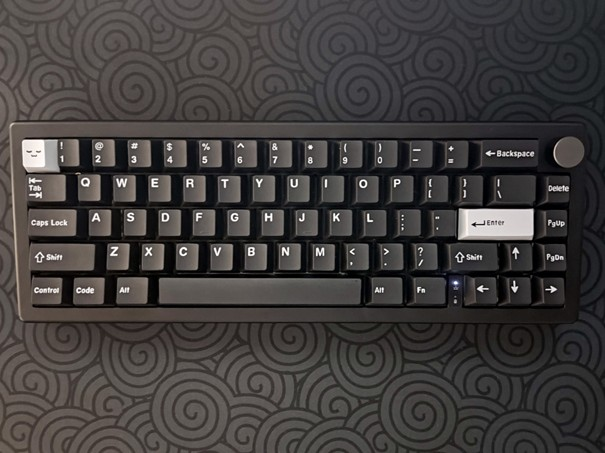
#> input picture data/00_input.png, 605 x 453 px; its folder holds only this picture in this run
$ python trie.py
#> lines starting #> are read from the running program, lines starting #| are printed output that depends on the picture; after the words box and inside, x2 and y2 are one past the last pixel; in counts of white or black regions, pixels touching at a corner belong together
#> in detect_layout_from_image, img is the input picture: shape (453, 605, 3); mean B, G, R 61.1, 61.9, 65.2
### code/utils.py
import cv2
import numpy as np
import matplotlib.pyplot as plt


def upscale_image(img, scale=2, interpolation=cv2.INTER_CUBIC):
    """
    Upscales an image by a given factor safely.

    Parameters:
        img (numpy.ndarray): Input image.
        scale (float): Upscaling factor.
        interpolation (int): Interpolation method.

    Returns:
        numpy.ndarray: Upscaled image.
    """
#> called with scale = 2, interpolation = 2
    height, width = img.shape[:2]
#> height = 453; width = 605

    # Compute new size
    new_width = int(width * scale)
#> new_width = 1210
    new_height = int(height * scale)
#> new_height = 906

    # Ensure we don't exceed OpenCV's limit
    SHRT_MAX = 30000
    new_width = min(new_width, SHRT_MAX - 1)
    new_height = min(new_height, SHRT_MAX - 1)

    new_size = (new_width, new_height)
#> new_size = (1210, 906)

    upscaled = cv2.resize(img, new_size, interpolation=interpolation)
    return upscaled

def increase_contrast(img, clip_limit=1.0, tile_grid_size=(5, 5)):
    """
    Increases the contrast of an image using CLAHE (adaptive histogram equalization).

    Parameters:
        img (numpy.ndarray): Input image (BGR or grayscale).
        clip_limit (float): Threshold for contrast limiting.
        tile_grid_size (tuple): Size of the grid for the histogram equalization.

    Returns:
        numpy.ndarray: Image with enhanced contrast.
    """
#> called with clip_limit = 1, tile_grid_size = (5, 5)
    # Convert to grayscale if image is BGR
    if len(img.shape) == 3:
        gray = cv2.cvtColor(img, cv2.COLOR_BGR2GRAY)
    else:
        gray = img.copy()

    clahe = cv2.createCLAHE(clipLimit=clip_limit, tileGridSize=tile_grid_size)
    enhanced = clahe.apply(gray)
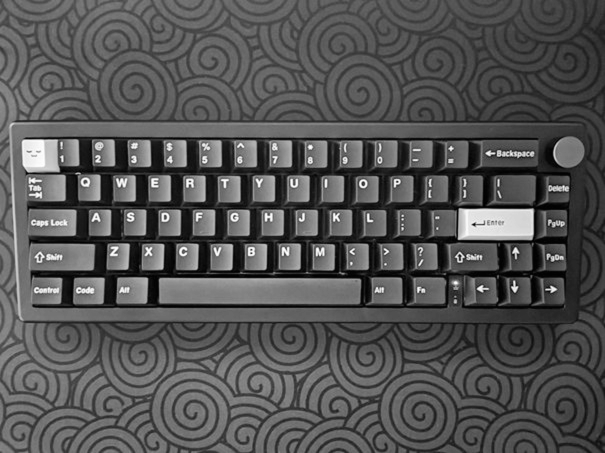
#> enhanced: shape (906, 1210) (shown at 1/2 size); min 1, max 255, mean 84

    # If original was color, convert back to BGR
    if len(img.shape) == 3:
        enhanced_bgr = cv2.cvtColor(enhanced, cv2.COLOR_GRAY2BGR)
        return enhanced_bgr
    else:
        return enhanced

def sharpen_image(img):
    kernel = np.array([[0, -1, 0],
                       [-1, 5,-1],
                       [0, -1, 0]])
    return cv2.filter2D(img, -1, kernel)

def apply_gaussian_blur(img, kernel_size=(5, 5), sigma=0):
    """
    Applies Gaussian Blur to reduce noise while preserving edges.

    Parameters:
        img (numpy.ndarray): Input image (BGR or grayscale)
        kernel_size (tuple): Size of the Gaussian kernel (must be odd numbers)
        sigma (int): Standard deviation in X and Y direction (0 = calculated from kernel size)

    Returns:
        numpy.ndarray: Blurred image
    """
    return cv2.GaussianBlur(img, kernel_size, sigma)

def convert_to_gray(img,  alpha=0.5):
    """
    Converts a BGR image to Otsu-binarized grayscale.
    If the result is mostly black, it automatically inverts it.
    """
#> called with alpha = 0.5
    # Convert BGR → grayscale
    gray = cv2.cvtColor(img, cv2.COLOR_BGR2GRAY)
    _, otsu = cv2.threshold(gray, 0, 255, cv2.THRESH_BINARY + cv2.THRESH_OTSU)
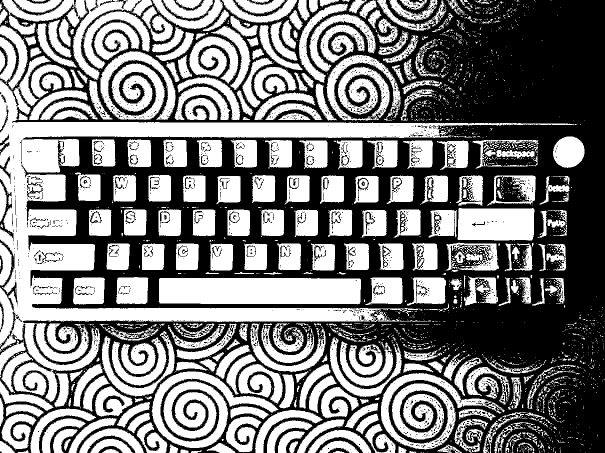
#> otsu: shape (906, 1210) (shown at 1/2 size); 49.4% white; 2491 white regions (2064 under 20 px), largest, box (x1, y1, x2, y2) and area: (0, 111, 1155, 742) 98125, (317, 556, 722, 609) 20784, (303, 743, 557, 896) 16312

    # Blend grayscale and Otsu binary
    soft = cv2.addWeighted(gray, alpha, otsu, 1 - alpha, 0)

    return soft


# [36 lines left out: functions display_results, draw_boxes_on_image, not called in this run]

### code/trie.py
import cv2
import numpy as np
import matplotlib.pyplot as plt
import easyocr
from collections import Counter
from typing import List, Tuple, Dict, Any
import warnings
import os
from sklearn.utils.multiclass import type_of_target
from sympy.physics.units import percent

from utils import *

warnings.filterwarnings('ignore')

# =============================
# LAYOUT DEFINITIONS
# =============================

LAYOUTS = {
    "QWERTY": {
        "row1": {
            "chars": list("QWERTYUIOP"),
            "indicators": ["Q", "W", "Y"],
            "conflicts": ["Ç"]
        },
        "row2": {
            "chars": list("ASDFGHJKL"),
            "indicators": ["A", "S"],
            "conflicts": []
        },
        "row3": {
            "chars": list("ZXCVBNM"),
            "indicators": ["Z"],
            "conflicts": ["É"]
        }
    },
    "AZERTY": {
        "row1": {
            "chars": list("AZERTYUIOP"),
            "indicators": ["A", "Z", "E"],
            "conflicts": ["W"]
        },
        "row2": {
            "chars": list("QSDFGHJKLM"),
            "indicators": ["Q", "S"],
            "conflicts": []
        },
        "row3": {
            "chars": list("WXCVBN"),
            "indicators": ["X"],
            "conflicts": ["Y"]
        }
    },
    "QWERTZ": {
        "row1": {
            "chars": list("QWERTZUIOP"),
            "indicators": ["Q", "W", "Z"],
            "conflicts": ["Y"]
        },
        "row2": {
            "chars": list("ASDFGHJKL"),
            "indicators": ["A", "S"],
            "conflicts": []
        },
        "row3": {
            "chars": list("YXCVBNM"),
            "indicators": ["Y"],
            "conflicts": ["Z"]
        }
    }
}

# Character mapping for OCR corrections
LIKELY_KEYMAP = {
    # Single-char digit/letter confusions
    "0": "O",
    "1": "I",
    "2": "Z",
    "3": "W",
    "4": "A",
    "5": "S",
    "6": "G",
    "7": "T",
    "8": "B",
    "9": "G",
    # Multi-char confusions
    "41": "Q",
    "I3": "B",
    "13": "B",
    "E8": "B",
    "00": "O",
    "0Q": "Q",
    "OQ": "Q",
    "QQ": "Q",
    "AA": "A",
    "ZZ": "Z",
    "WW": "W",
    "EE": "E",
    "RR": "R",
    "TT": "T",
    "YY": "Y",
    "UU": "U",
    "II": "I",
    "OO": "O",
    "PP": "P",
}

# =============================
# PREPROCESSING METHODS
# =============================

def method1_contrast_and_sharpen(img: np.ndarray) -> np.ndarray:
    img = increase_contrast(img)
    img = sharpen_image(img)
    img = convert_to_gray(img)
    return img

def method2_blur_and_sharpen(img):
    img = apply_gaussian_blur(img)
    img = sharpen_image(img)
    img = convert_to_gray(img)
#> call 2 of convert_to_gray, with alpha = 0.5
#> in convert_to_gray (call 2), `_, otsu = cv2.threshold(gray, 0, 255, cv2.THRESH_BINARY + cv2.THRESH_O..`:
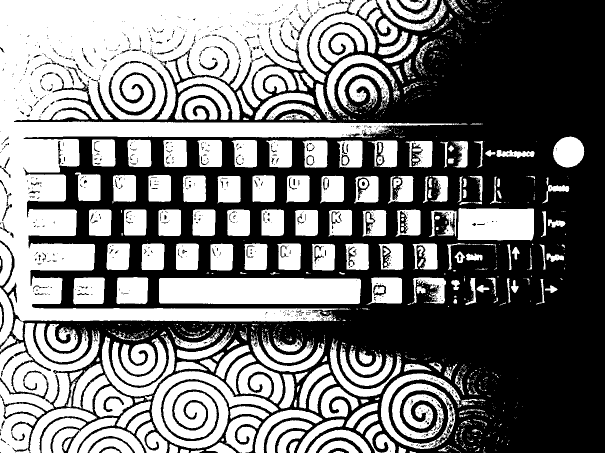
#> otsu: shape (906, 1210) (shown at 1/2 size); 48.5% white; 1092 white regions (828 under 20 px), largest, box (x1, y1, x2, y2) and area: (0, 0, 934, 703) 207375, (0, 646, 200, 906) 23147, (318, 556, 722, 608) 20727
#> in convert_to_gray (call 2), `soft = cv2.addWeighted(gray, alpha, otsu, 1 - alpha, 0)`:
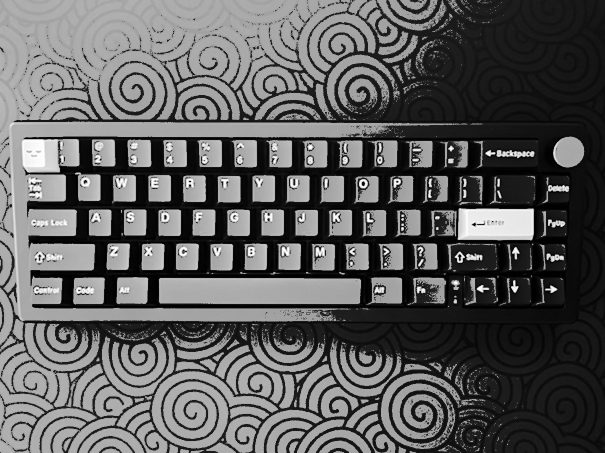
#> soft: shape (906, 1210) (shown at 1/2 size); min 0, max 255, mean 93.3
    return img

def method3_simple_inversion(img: np.ndarray) -> np.ndarray:
    """Simple grayscale inversion."""
    gray = cv2.cvtColor(img, cv2.COLOR_BGR2GRAY)
    gray = cv2.resize(gray, (int(gray.shape[1] * 1.1), int(gray.shape[0] * 1.1)), interpolation=cv2.INTER_CUBIC)
#> gray: shape (996, 1331)
    return cv2.bitwise_not(gray)
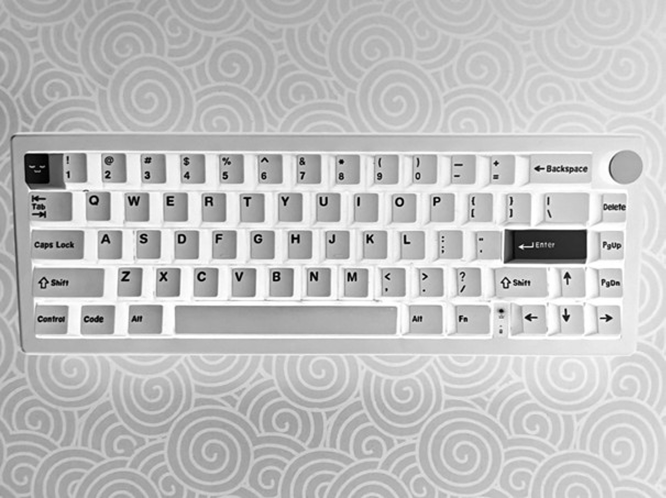
#> returned value: shape (996, 1331) (shown at 1/2 size); min 0, max 255, mean 192.2

def method4_upscaled_contrast_blur_and_sharpen(img: np.ndarray) -> np.ndarray:
    img = apply_gaussian_blur(img)
    img = sharpen_image(img)
    img = sharpen_image(img)
    img = convert_to_gray(img)
#> call 3 of convert_to_gray, with alpha = 0.5
#> in convert_to_gray (call 3), `_, otsu = cv2.threshold(gray, 0, 255, cv2.THRESH_BINARY + cv2.THRESH_O..`:
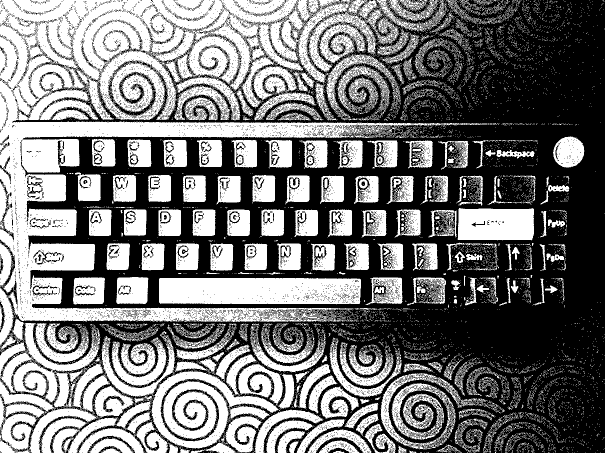
#> otsu: shape (906, 1210) (shown at 1/2 size); 47.2% white; 6628 white regions (6299 under 20 px), largest, box (x1, y1, x2, y2) and area: (0, 0, 975, 906) 277096, (318, 556, 722, 609) 20301, (761, 746, 974, 899) 10074
#> in convert_to_gray (call 3), `soft = cv2.addWeighted(gray, alpha, otsu, 1 - alpha, 0)`:
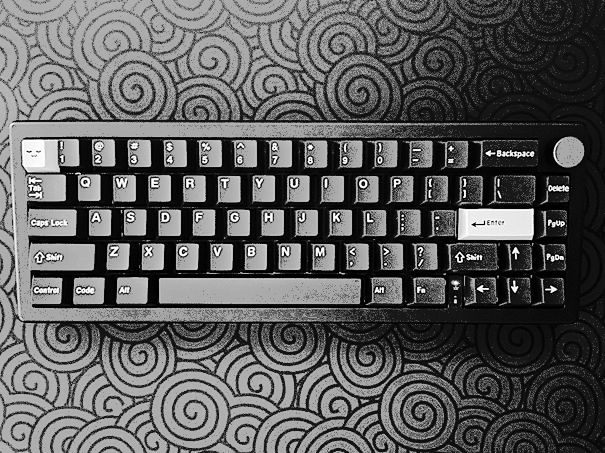
#> soft: shape (906, 1210) (shown at 1/2 size); min 0, max 255, mean 91.7
    return img

# =============================
# OCR CHARACTER MAPPING
# =============================
# [440 lines left out: functions _map_likely, ocr_keyboard_layout, assign_rows_to_chars, visualize_results, score_layout_with_row_clustering, get_row_labels_for_validated_chars, not called in this run]
# =============================
# MAIN DETECTION FUNCTION
# =============================
def detect_layout_from_image(
        img_path,
        use_row_clustering: bool = True,
        debug: bool = True
) -> Dict[str, Tuple[str, float, List[str], Dict]]:
    """
    Main function to detect keyboard layout from one or multiple images.
    """
    if isinstance(img_path, str):
        img_paths = [img_path]
    elif isinstance(img_path, list):
        img_paths = img_path
    else:
        raise TypeError("img_path must be a string or list of strings")

    results = {}

    for path in img_paths:
        print(f"\n{'=' * 60}\nProcessing: {path}\n{'=' * 60}")

        # Load image
        img = cv2.imread(path)
        if img is None:
            print(f"Error: Could not load image: {path}")
            continue
        img = upscale_image(img)
        # Apply preprocessing methods
        processed_images = [
            method1_contrast_and_sharpen(img),
            method2_blur_and_sharpen(img),
            method3_simple_inversion(img),
            method4_upscaled_contrast_blur_and_sharpen(img)
        ]

        # Initialize OCR reader
#> (the run stopped early here; a loop or call above may not have finished)
